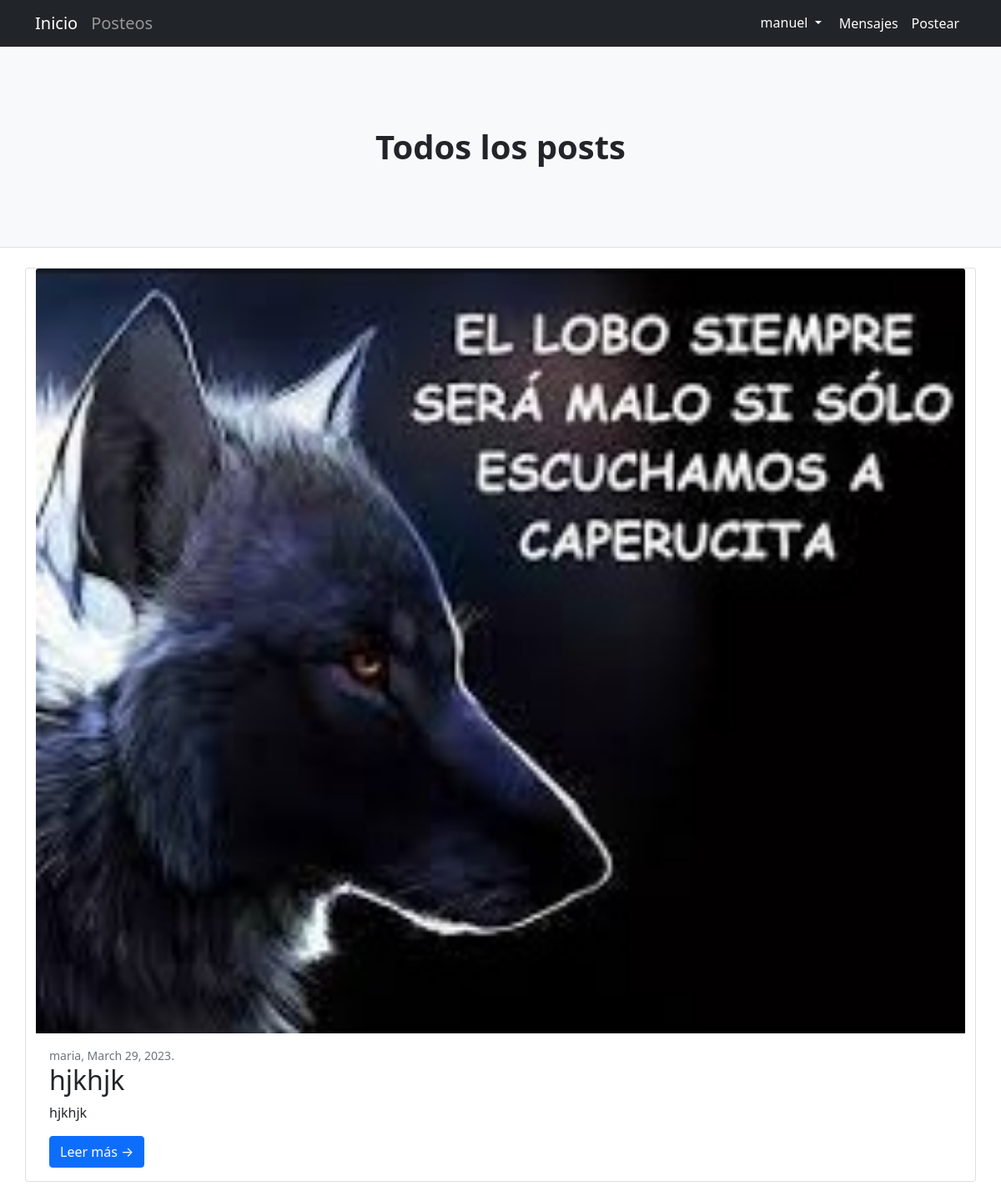
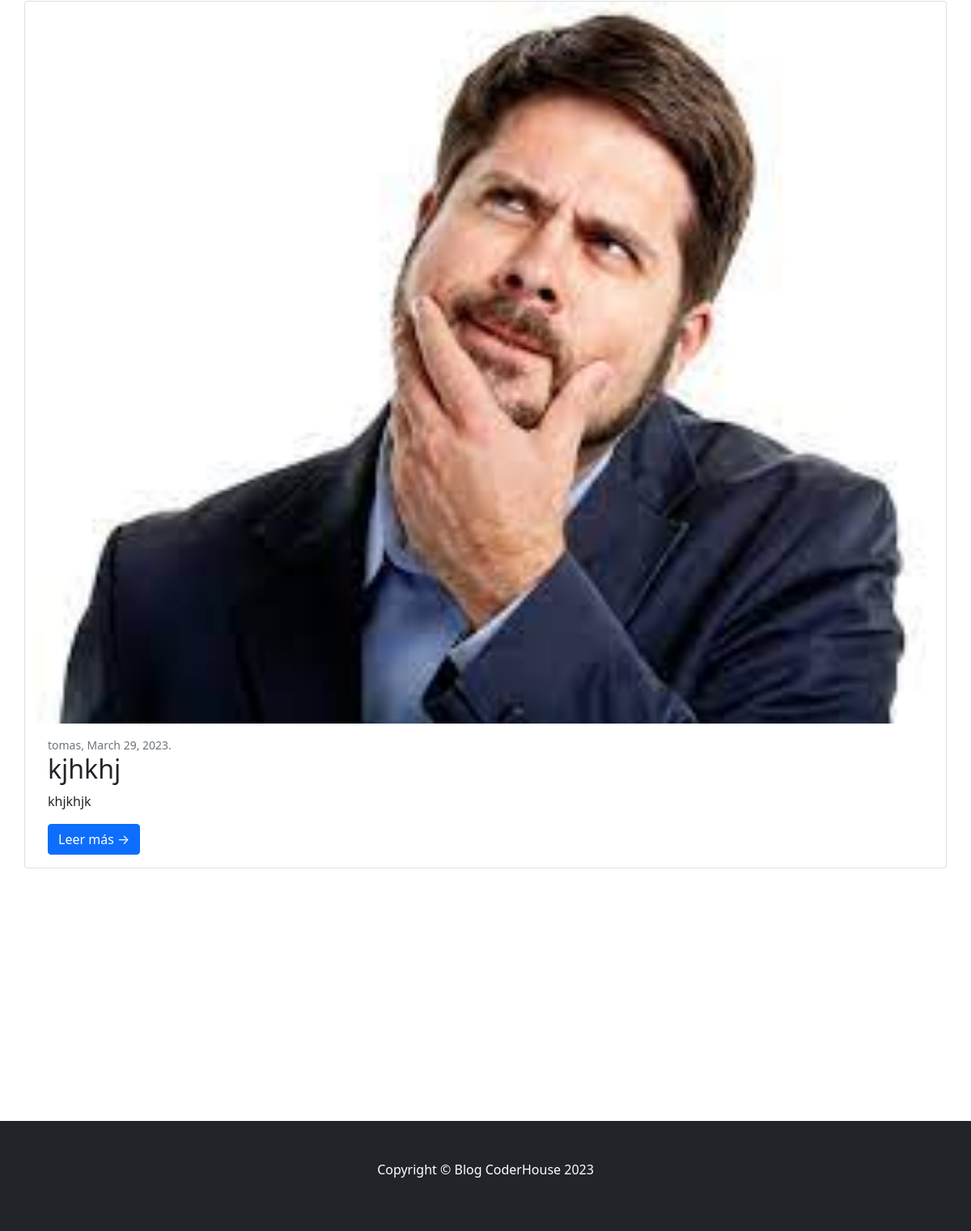
/pages/ (signed in), run on the app's committed database (2 pictures, top to bottom).
### blog/models.py (models this page shows, shortened)
class Post(models.Model):
    id = models.AutoField(primary_key=True)
    title = models.CharField(max_length=40)
    subtitle = models.CharField(max_length=40)
    body = models.CharField(max_length=1000)
    author = models.ForeignKey(User, on_delete=models.CASCADE)
    date = models.DateField(default=datetime.now)
    image = models.ImageField(upload_to='media', blank=True, null=True)

### blog/views.py (the view)
# urls.py: path('', PostList.as_view(), name="Posts"),
class PostList(ListView):
    model = Post
    template_name = 'post_list.html'

### blog/templates/post_list.html (shortened to what this page needs)
{% extends 'base.html' %}
{% load static %}
{% block header %}
<header class="py-5 bg-light border-bottom mb-4">
    <div class="container">
        <div class="text-center my-5">
            <h1 class="fw-bolder">Todos los posts</h1>
        </div>
    </div>
</header>
{% endblock header %}
{% block main_content %}
{% for post in object_list %}
<div class="card mb-4">
    <a href="#!"><img class="card-img-top" src="{{post.image.url}}" alt="..." class=""/></a>
    <div class="card-body">
        <div class="small text-muted">{{post.author}}, {{post.date}}.</div>
        <h2 class="card-title">{{post.title}}</h2>
        <p class="card-text">{{post.subtitle}}</p>
        <a class="btn btn-primary" href="{% url 'Detail' post.id %}">Leer más →</a>
    </div>
</div>
{% endfor %}
{% endblock main_content %}

### blog/templates/base.html (shortened to what this page needs)
<!DOCTYPE html>
<html lang="en">
    <head>
        {% load static %}
	    <link rel="stylesheet" href="https://cdnjs.cloudflare.com/ajax/libs/twitter-bootstrap/4.6.0/css/bootstrap.min.css">
        <link href="{% static 'css/styles.css' %}" rel="stylesheet" />
    </head>
    <body>
        <nav class="navbar navbar-expand-lg navbar-dark bg-dark">
            <div class="container">
                <a class="navbar-brand" href="{% url 'Home' %}">Inicio</a>
                <a class="navbar-brand" style="color: rgba(190, 190, 190, 0.747);" href="{% url 'Posts' %}">Posteos</a>
                <div class="collapse navbar-collapse" id="navbarSupportedContent">
                    <ul class="navbar-nav ms-auto mb-2 mb-lg-0">
                        {% if user.is_authenticated %}
                        <div class="dropdown">
                            <button class="btn btn-default dropdown-toggle" type="button" id="dropdownMenuButton" data-toggle="dropdown" aria-expanded="false" style="color:white">
                                {{user.username}}
                            </button>
                        </div>
                        <li class="nav-item"><a class="nav-link active" aria-current="page" href="{% url 'Messages' %}">Mensajes</a></li>
                            <li class="nav-item"><a class="nav-link active" aria-current="page" href="{% url 'Create' %}">Postear</a></li>
                        {% endif %}
                    </ul>
                </div>
            </div>
        </nav>
        {% block header %}
        {% endblock header %}
        <div class="container">
            <div class="row">
                {% block main_content %}
                {% endblock main_content %}
            </div>
        </div>
        <br><br><br><br><br><br><br><br><br><br><br><br>
        <footer class="py-5 bg-dark">
            <div class="container"><p class="text-center text-white">Copyright &copy; Blog CoderHouse 2023</p></div>
        </footer>
    </body>
</html>

### data on the page
Post: image (picture), author "maria", date "March 29, 2023", title "hjkhjk", subtitle "hjkhjk"
Post: image (picture), author "tomas", date "March 29, 2023", title "kjhkhj", subtitle "khjkhjk"

### other printed values
{{ user.username }} "manuel"
